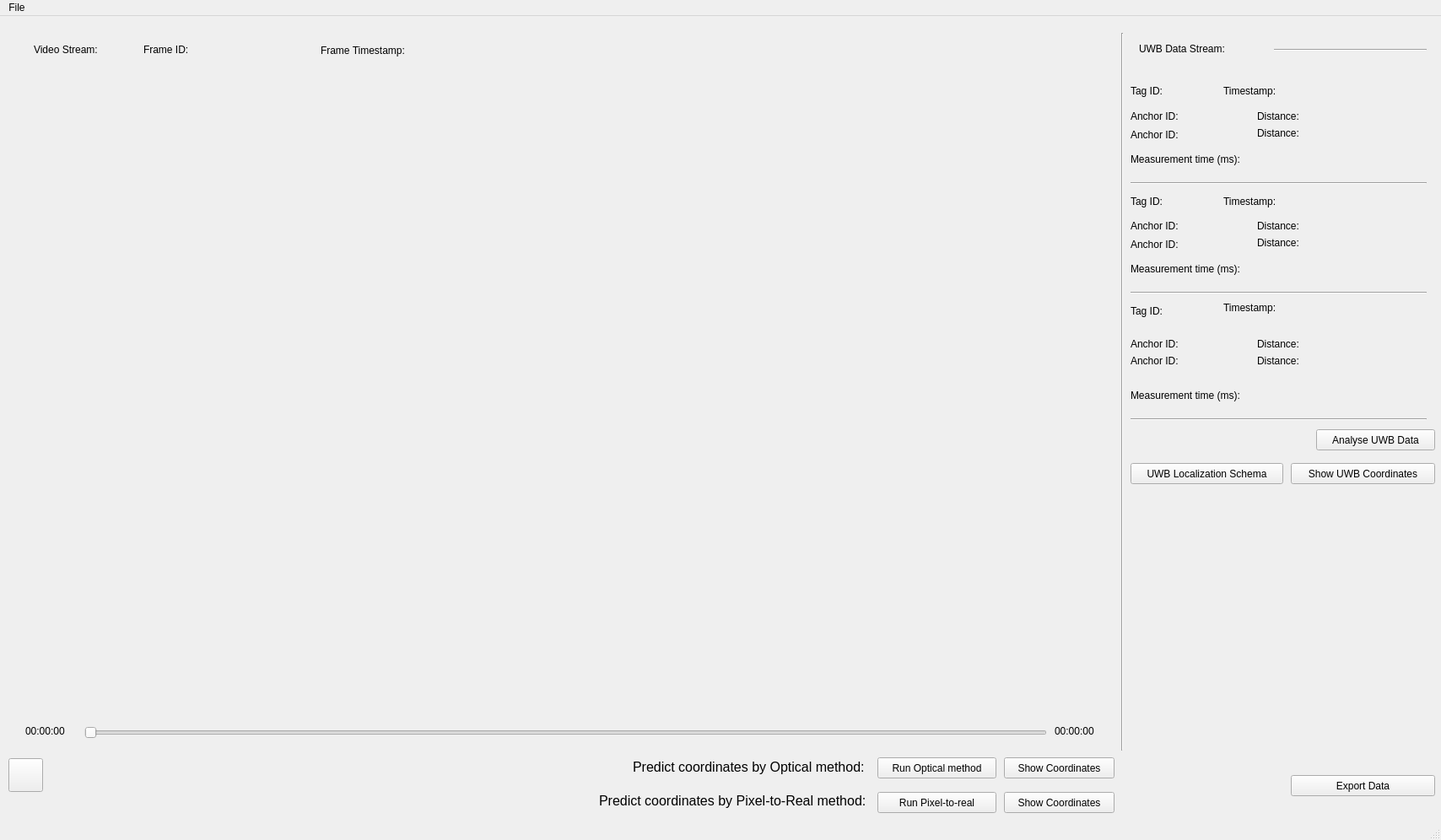
<?xml version="1.0" encoding="UTF-8"?>
<ui version="4.0">
 <class>IndoorPositioningSystemUI</class>
 <widget class="QMainWindow" name="IndoorPositioningSystemUI">
  <property name="geometry">
   <rect>
    <x>0</x>
    <y>0</y>
    <width>1708</width>
    <height>996</height>
   </rect>
  </property>
  <property name="sizePolicy">
   <sizepolicy hsizetype="Fixed" vsizetype="Fixed">
    <horstretch>0</horstretch>
    <verstretch>0</verstretch>
   </sizepolicy>
  </property>
  <property name="maximumSize">
   <size>
    <width>2136</width>
    <height>16777215</height>
   </size>
  </property>
  <property name="windowTitle">
   <string>IndoorPositioningSystem</string>
  </property>
  <widget class="QWidget" name="centralwidget">
   <widget class="QPushButton" name="pushButton_Play_Pause">
    <property name="geometry">
     <rect>
      <x>10</x>
      <y>880</y>
      <width>41</width>
      <height>40</height>
     </rect>
    </property>
    <property name="text">
     <string/>
    </property>
   </widget>
   <widget class="QSlider" name="horizontalSlider_Duration">
    <property name="geometry">
     <rect>
      <x>100</x>
      <y>840</y>
      <width>1141</width>
      <height>19</height>
     </rect>
    </property>
    <property name="mouseTracking">
     <bool>false</bool>
    </property>
    <property name="orientation">
     <enum>Qt::Horizontal</enum>
    </property>
   </widget>
   <widget class="QLabel" name="label_Current_Time">
    <property name="geometry">
     <rect>
      <x>30</x>
      <y>840</y>
      <width>67</width>
      <height>16</height>
     </rect>
    </property>
    <property name="text">
     <string>00:00:00</string>
    </property>
   </widget>
   <widget class="QLabel" name="label_Total_Time">
    <property name="geometry">
     <rect>
      <x>1250</x>
      <y>840</y>
      <width>67</width>
      <height>16</height>
     </rect>
    </property>
    <property name="text">
     <string>00:00:00</string>
    </property>
   </widget>
   <widget class="QLabel" name="label_Video">
    <property name="geometry">
     <rect>
      <x>30</x>
      <y>90</y>
      <width>1281</width>
      <height>721</height>
     </rect>
    </property>
    <property name="text">
     <string/>
    </property>
   </widget>
   <widget class="QLabel" name="label_Video_Frame_ID">
    <property name="geometry">
     <rect>
      <x>170</x>
      <y>30</y>
      <width>71</width>
      <height>20</height>
     </rect>
    </property>
    <property name="text">
     <string>Frame ID:</string>
    </property>
   </widget>
   <widget class="QLabel" name="label_Video_Frame_Timestamp">
    <property name="geometry">
     <rect>
      <x>380</x>
      <y>32</y>
      <width>141</width>
      <height>17</height>
     </rect>
    </property>
    <property name="text">
     <string>Frame Timestamp:</string>
    </property>
   </widget>
   <widget class="QLabel" name="label_Tag_ID_1">
    <property name="geometry">
     <rect>
      <x>1340</x>
      <y>80</y>
      <width>51</width>
      <height>17</height>
     </rect>
    </property>
    <property name="text">
     <string>Tag ID:</string>
    </property>
   </widget>
   <widget class="QLabel" name="label_Tag_timestamp_1">
    <property name="geometry">
     <rect>
      <x>1450</x>
      <y>79</y>
      <width>81</width>
      <height>20</height>
     </rect>
    </property>
    <property name="text">
     <string>Timestamp:</string>
    </property>
   </widget>
   <widget class="QLabel" name="label_Anchor1_ID_1">
    <property name="geometry">
     <rect>
      <x>1340</x>
      <y>110</y>
      <width>81</width>
      <height>17</height>
     </rect>
    </property>
    <property name="text">
     <string>Anchor ID:</string>
    </property>
   </widget>
   <widget class="QLabel" name="label_Anchor2_Distance_1">
    <property name="geometry">
     <rect>
      <x>1490</x>
      <y>130</y>
      <width>71</width>
      <height>17</height>
     </rect>
    </property>
    <property name="text">
     <string>Distance:</string>
    </property>
   </widget>
   <widget class="QLabel" name="label_Video_Frame_ID_value">
    <property name="geometry">
     <rect>
      <x>240</x>
      <y>30</y>
      <width>131</width>
      <height>20</height>
     </rect>
    </property>
    <property name="text">
     <string/>
    </property>
   </widget>
   <widget class="QLabel" name="label_Video_Frame_Timestamp_value">
    <property name="geometry">
     <rect>
      <x>510</x>
      <y>31</y>
      <width>151</width>
      <height>20</height>
     </rect>
    </property>
    <property name="text">
     <string/>
    </property>
   </widget>
   <widget class="QLabel" name="label_Tag_ID_value_1">
    <property name="geometry">
     <rect>
      <x>1390</x>
      <y>81</y>
      <width>51</width>
      <height>17</height>
     </rect>
    </property>
    <property name="text">
     <string/>
    </property>
   </widget>
   <widget class="QLabel" name="label_Tag_timestamp_value_1">
    <property name="geometry">
     <rect>
      <x>1540</x>
      <y>80</y>
      <width>161</width>
      <height>20</height>
     </rect>
    </property>
    <property name="text">
     <string/>
    </property>
   </widget>
   <widget class="QLabel" name="label_Anchor1_Distance_value_1">
    <property name="geometry">
     <rect>
      <x>1560</x>
      <y>110</y>
      <width>111</width>
      <height>17</height>
     </rect>
    </property>
    <property name="text">
     <string/>
    </property>
   </widget>
   <widget class="QLabel" name="label_Anchor2_Distance_value_1">
    <property name="geometry">
     <rect>
      <x>1560</x>
      <y>130</y>
      <width>131</width>
      <height>20</height>
     </rect>
    </property>
    <property name="text">
     <string/>
    </property>
   </widget>
   <widget class="QLabel" name="label_Tag_ID_value_2">
    <property name="geometry">
     <rect>
      <x>1390</x>
      <y>210</y>
      <width>51</width>
      <height>17</height>
     </rect>
    </property>
    <property name="text">
     <string/>
    </property>
   </widget>
   <widget class="QLabel" name="label_Anchor2_Distance_2">
    <property name="geometry">
     <rect>
      <x>1490</x>
      <y>260</y>
      <width>61</width>
      <height>17</height>
     </rect>
    </property>
    <property name="text">
     <string>Distance:</string>
    </property>
   </widget>
   <widget class="QLabel" name="label_Tag_ID_2">
    <property name="geometry">
     <rect>
      <x>1340</x>
      <y>210</y>
      <width>51</width>
      <height>20</height>
     </rect>
    </property>
    <property name="text">
     <string>Tag ID:</string>
    </property>
   </widget>
   <widget class="QLabel" name="label_Anchor1_Distance_value_2">
    <property name="geometry">
     <rect>
      <x>1580</x>
      <y>240</y>
      <width>101</width>
      <height>17</height>
     </rect>
    </property>
    <property name="text">
     <string/>
    </property>
   </widget>
   <widget class="QLabel" name="label_Anchor2_Distance_value_2">
    <property name="geometry">
     <rect>
      <x>1560</x>
      <y>260</y>
      <width>121</width>
      <height>17</height>
     </rect>
    </property>
    <property name="text">
     <string/>
    </property>
   </widget>
   <widget class="QLabel" name="label_Anchor1_Distance_2">
    <property name="geometry">
     <rect>
      <x>1490</x>
      <y>240</y>
      <width>61</width>
      <height>17</height>
     </rect>
    </property>
    <property name="text">
     <string>Distance:</string>
    </property>
   </widget>
   <widget class="QLabel" name="label_Tag_timestamp_2">
    <property name="geometry">
     <rect>
      <x>1450</x>
      <y>210</y>
      <width>81</width>
      <height>20</height>
     </rect>
    </property>
    <property name="text">
     <string>Timestamp:</string>
    </property>
   </widget>
   <widget class="QLabel" name="label_Tag_timestamp_value_2">
    <property name="geometry">
     <rect>
      <x>1530</x>
      <y>210</y>
      <width>161</width>
      <height>17</height>
     </rect>
    </property>
    <property name="text">
     <string/>
    </property>
   </widget>
   <widget class="QLabel" name="label_Tag_ID_value_3">
    <property name="geometry">
     <rect>
      <x>1400</x>
      <y>340</y>
      <width>71</width>
      <height>17</height>
     </rect>
    </property>
    <property name="text">
     <string/>
    </property>
   </widget>
   <widget class="QLabel" name="label_Tag_ID_3">
    <property name="geometry">
     <rect>
      <x>1340</x>
      <y>340</y>
      <width>51</width>
      <height>20</height>
     </rect>
    </property>
    <property name="text">
     <string>Tag ID:</string>
    </property>
   </widget>
   <widget class="QLabel" name="label_Anchor1_ID_3">
    <property name="geometry">
     <rect>
      <x>1340</x>
      <y>380</y>
      <width>81</width>
      <height>17</height>
     </rect>
    </property>
    <property name="text">
     <string>Anchor ID:</string>
    </property>
   </widget>
   <widget class="QLabel" name="label_Tag_timestamp_3">
    <property name="geometry">
     <rect>
      <x>1450</x>
      <y>336</y>
      <width>81</width>
      <height>20</height>
     </rect>
    </property>
    <property name="text">
     <string>Timestamp:</string>
    </property>
   </widget>
   <widget class="QLabel" name="label_Tag_timestamp_value_3">
    <property name="geometry">
     <rect>
      <x>1540</x>
      <y>340</y>
      <width>151</width>
      <height>17</height>
     </rect>
    </property>
    <property name="text">
     <string/>
    </property>
   </widget>
   <widget class="QPushButton" name="pushButton_UWB_Data_Analysis">
    <property name="geometry">
     <rect>
      <x>1560</x>
      <y>490</y>
      <width>141</width>
      <height>25</height>
     </rect>
    </property>
    <property name="text">
     <string>Analyse UWB Data</string>
    </property>
   </widget>
   <widget class="QLabel" name="label_Video_Stream">
    <property name="geometry">
     <rect>
      <x>40</x>
      <y>31</y>
      <width>121</width>
      <height>17</height>
     </rect>
    </property>
    <property name="toolTip">
     <string>Information about the video frame</string>
    </property>
    <property name="styleSheet">
     <string notr="true">font: 700 13pt &quot;Ubuntu&quot;;</string>
    </property>
    <property name="text">
     <string>Video Stream:</string>
    </property>
   </widget>
   <widget class="Line" name="line">
    <property name="geometry">
     <rect>
      <x>1320</x>
      <y>20</y>
      <width>21</width>
      <height>851</height>
     </rect>
    </property>
    <property name="orientation">
     <enum>Qt::Vertical</enum>
    </property>
   </widget>
   <widget class="QLabel" name="label_Video_Stream_2">
    <property name="geometry">
     <rect>
      <x>1350</x>
      <y>30</y>
      <width>151</width>
      <height>17</height>
     </rect>
    </property>
    <property name="toolTip">
     <string>Information about the UWB data</string>
    </property>
    <property name="styleSheet">
     <string notr="true">font: 700 13pt &quot;Ubuntu&quot;;</string>
    </property>
    <property name="text">
     <string>UWB Data Stream:</string>
    </property>
   </widget>
   <widget class="QPushButton" name="pushButton_UWB_Localization">
    <property name="geometry">
     <rect>
      <x>1340</x>
      <y>530</y>
      <width>181</width>
      <height>25</height>
     </rect>
    </property>
    <property name="toolTip">
     <string>Visualize localization</string>
    </property>
    <property name="text">
     <string>UWB Localization Schema</string>
    </property>
   </widget>
   <widget class="QPushButton" name="pushButton_Export_Data">
    <property name="geometry">
     <rect>
      <x>1530</x>
      <y>900</y>
      <width>171</width>
      <height>25</height>
     </rect>
    </property>
    <property name="toolTip">
     <string>Export data for Pixel to Real model. This includes UWB coordinates synchronized with video frames</string>
    </property>
    <property name="text">
     <string>Export Data</string>
    </property>
   </widget>
   <widget class="QPushButton" name="pushButton_Predict_Model">
    <property name="geometry">
     <rect>
      <x>1040</x>
      <y>920</y>
      <width>141</width>
      <height>25</height>
     </rect>
    </property>
    <property name="toolTip">
     <string>Start pixel to real model for coordinates prediction</string>
    </property>
    <property name="text">
     <string>Run Pixel-to-real</string>
    </property>
   </widget>
   <widget class="QPushButton" name="pushButton_Predict_Optical">
    <property name="geometry">
     <rect>
      <x>1040</x>
      <y>879</y>
      <width>141</width>
      <height>25</height>
     </rect>
    </property>
    <property name="toolTip">
     <string>Start optical method for coordinates estimation</string>
    </property>
    <property name="text">
     <string>Run Optical method</string>
    </property>
   </widget>
   <widget class="QLabel" name="label_Tag_measurement_time_1">
    <property name="geometry">
     <rect>
      <x>1340</x>
      <y>160</y>
      <width>170</width>
      <height>20</height>
     </rect>
    </property>
    <property name="text">
     <string>Measurement time (ms):</string>
    </property>
   </widget>
   <widget class="QLabel" name="label_Tag_measurement_time_value_1">
    <property name="geometry">
     <rect>
      <x>1510</x>
      <y>162</y>
      <width>141</width>
      <height>17</height>
     </rect>
    </property>
    <property name="text">
     <string/>
    </property>
   </widget>
   <widget class="QLabel" name="label_Tag_measurement_time_2">
    <property name="geometry">
     <rect>
      <x>1340</x>
      <y>290</y>
      <width>170</width>
      <height>20</height>
     </rect>
    </property>
    <property name="text">
     <string>Measurement time (ms):</string>
    </property>
   </widget>
   <widget class="QLabel" name="label_Tag_measurement_time_value_2">
    <property name="geometry">
     <rect>
      <x>1514</x>
      <y>292</y>
      <width>141</width>
      <height>17</height>
     </rect>
    </property>
    <property name="text">
     <string/>
    </property>
   </widget>
   <widget class="QLabel" name="label_Tag_measurement_time_3">
    <property name="geometry">
     <rect>
      <x>1340</x>
      <y>440</y>
      <width>170</width>
      <height>20</height>
     </rect>
    </property>
    <property name="text">
     <string>Measurement time (ms):</string>
    </property>
   </widget>
   <widget class="QLabel" name="label_Tag_measurement_time_value_3">
    <property name="geometry">
     <rect>
      <x>1514</x>
      <y>442</y>
      <width>141</width>
      <height>17</height>
     </rect>
    </property>
    <property name="text">
     <string/>
    </property>
   </widget>
   <widget class="QLabel" name="label_Predict_coordinates">
    <property name="geometry">
     <rect>
      <x>750</x>
      <y>880</y>
      <width>281</width>
      <height>20</height>
     </rect>
    </property>
    <property name="font">
     <font>
      <pointsize>12</pointsize>
     </font>
    </property>
    <property name="text">
     <string>Predict coordinates by Optical method:</string>
    </property>
   </widget>
   <widget class="QPushButton" name="pushButton_UWB_Show_Coordinates">
    <property name="geometry">
     <rect>
      <x>1530</x>
      <y>530</y>
      <width>171</width>
      <height>25</height>
     </rect>
    </property>
    <property name="toolTip">
     <string>Visualize localization</string>
    </property>
    <property name="text">
     <string>Show UWB Coordinates</string>
    </property>
   </widget>
   <widget class="QLabel" name="label_Predict_coordinates_2">
    <property name="geometry">
     <rect>
      <x>710</x>
      <y>920</y>
      <width>321</width>
      <height>20</height>
     </rect>
    </property>
    <property name="font">
     <font>
      <pointsize>12</pointsize>
     </font>
    </property>
    <property name="text">
     <string>Predict coordinates by Pixel-to-Real method:</string>
    </property>
   </widget>
   <widget class="QPushButton" name="pushButton_Optical_Show_Coordinates">
    <property name="geometry">
     <rect>
      <x>1190</x>
      <y>879</y>
      <width>131</width>
      <height>25</height>
     </rect>
    </property>
    <property name="toolTip">
     <string>Visualize localization</string>
    </property>
    <property name="text">
     <string>Show Coordinates</string>
    </property>
   </widget>
   <widget class="QPushButton" name="pushButton_Pixel_to_Real_Show_Coordinates">
    <property name="geometry">
     <rect>
      <x>1190</x>
      <y>920</y>
      <width>131</width>
      <height>25</height>
     </rect>
    </property>
    <property name="toolTip">
     <string>Visualize localization</string>
    </property>
    <property name="text">
     <string>Show Coordinates</string>
    </property>
   </widget>
   <widget class="QLabel" name="label_Anchor1_Distance_1">
    <property name="geometry">
     <rect>
      <x>1490</x>
      <y>110</y>
      <width>61</width>
      <height>17</height>
     </rect>
    </property>
    <property name="text">
     <string>Distance: </string>
    </property>
   </widget>
   <widget class="QLabel" name="label_Anchor1_ID_value_1">
    <property name="geometry">
     <rect>
      <x>1420</x>
      <y>110</y>
      <width>51</width>
      <height>17</height>
     </rect>
    </property>
    <property name="text">
     <string/>
    </property>
   </widget>
   <widget class="QLabel" name="label_Anchor2_ID_1">
    <property name="geometry">
     <rect>
      <x>1340</x>
      <y>132</y>
      <width>81</width>
      <height>17</height>
     </rect>
    </property>
    <property name="text">
     <string>Anchor ID:</string>
    </property>
   </widget>
   <widget class="QLabel" name="label_Anchor2_ID_value_1">
    <property name="geometry">
     <rect>
      <x>1420</x>
      <y>130</y>
      <width>51</width>
      <height>17</height>
     </rect>
    </property>
    <property name="text">
     <string/>
    </property>
   </widget>
   <widget class="Line" name="line_2">
    <property name="geometry">
     <rect>
      <x>1340</x>
      <y>190</y>
      <width>351</width>
      <height>16</height>
     </rect>
    </property>
    <property name="orientation">
     <enum>Qt::Horizontal</enum>
    </property>
   </widget>
   <widget class="Line" name="line_3">
    <property name="geometry">
     <rect>
      <x>1510</x>
      <y>30</y>
      <width>181</width>
      <height>20</height>
     </rect>
    </property>
    <property name="orientation">
     <enum>Qt::Horizontal</enum>
    </property>
   </widget>
   <widget class="QLabel" name="label_Anchor2_ID_2">
    <property name="geometry">
     <rect>
      <x>1340</x>
      <y>262</y>
      <width>81</width>
      <height>17</height>
     </rect>
    </property>
    <property name="text">
     <string>Anchor ID:</string>
    </property>
   </widget>
   <widget class="QLabel" name="label_Anchor2_ID_value_2">
    <property name="geometry">
     <rect>
      <x>1420</x>
      <y>260</y>
      <width>51</width>
      <height>17</height>
     </rect>
    </property>
    <property name="text">
     <string/>
    </property>
   </widget>
   <widget class="QLabel" name="label_Anchor1_ID_2">
    <property name="geometry">
     <rect>
      <x>1340</x>
      <y>240</y>
      <width>81</width>
      <height>17</height>
     </rect>
    </property>
    <property name="text">
     <string>Anchor ID:</string>
    </property>
   </widget>
   <widget class="QLabel" name="label_Anchor1_ID_value_2">
    <property name="geometry">
     <rect>
      <x>1420</x>
      <y>240</y>
      <width>51</width>
      <height>17</height>
     </rect>
    </property>
    <property name="text">
     <string/>
    </property>
   </widget>
   <widget class="Line" name="line_4">
    <property name="geometry">
     <rect>
      <x>1340</x>
      <y>320</y>
      <width>351</width>
      <height>16</height>
     </rect>
    </property>
    <property name="orientation">
     <enum>Qt::Horizontal</enum>
    </property>
   </widget>
   <widget class="QLabel" name="label_Anchor2_ID_3">
    <property name="geometry">
     <rect>
      <x>1340</x>
      <y>400</y>
      <width>81</width>
      <height>17</height>
     </rect>
    </property>
    <property name="text">
     <string>Anchor ID:</string>
    </property>
   </widget>
   <widget class="QLabel" name="label_Anchor2_ID_value_3">
    <property name="geometry">
     <rect>
      <x>1410</x>
      <y>400</y>
      <width>51</width>
      <height>17</height>
     </rect>
    </property>
    <property name="text">
     <string/>
    </property>
   </widget>
   <widget class="QLabel" name="label_Anchor1_ID_value_3">
    <property name="geometry">
     <rect>
      <x>1410</x>
      <y>380</y>
      <width>51</width>
      <height>17</height>
     </rect>
    </property>
    <property name="text">
     <string/>
    </property>
   </widget>
   <widget class="QLabel" name="label_Anchor1_Distance_value_3">
    <property name="geometry">
     <rect>
      <x>1580</x>
      <y>380</y>
      <width>101</width>
      <height>17</height>
     </rect>
    </property>
    <property name="text">
     <string/>
    </property>
   </widget>
   <widget class="QLabel" name="label_Anchor2_Distance_3">
    <property name="geometry">
     <rect>
      <x>1490</x>
      <y>400</y>
      <width>61</width>
      <height>17</height>
     </rect>
    </property>
    <property name="text">
     <string>Distance:</string>
    </property>
   </widget>
   <widget class="QLabel" name="label_Anchor1_Distance_3">
    <property name="geometry">
     <rect>
      <x>1490</x>
      <y>380</y>
      <width>61</width>
      <height>17</height>
     </rect>
    </property>
    <property name="text">
     <string>Distance:</string>
    </property>
   </widget>
   <widget class="QLabel" name="label_Anchor2_Distance_value_3">
    <property name="geometry">
     <rect>
      <x>1560</x>
      <y>400</y>
      <width>121</width>
      <height>17</height>
     </rect>
    </property>
    <property name="text">
     <string/>
    </property>
   </widget>
   <widget class="Line" name="line_5">
    <property name="geometry">
     <rect>
      <x>1340</x>
      <y>470</y>
      <width>351</width>
      <height>16</height>
     </rect>
    </property>
    <property name="orientation">
     <enum>Qt::Horizontal</enum>
    </property>
   </widget>
  </widget>
  <widget class="QMenuBar" name="menubar">
   <property name="geometry">
    <rect>
     <x>0</x>
     <y>0</y>
     <width>1708</width>
     <height>22</height>
    </rect>
   </property>
   <widget class="QMenu" name="menuFile">
    <property name="title">
     <string>File</string>
    </property>
    <addaction name="actionOpen_Video"/>
    <addaction name="actionLoad_human_detector_weights"/>
    <addaction name="actionLoad_model_params"/>
    <addaction name="actionLoad_intrinsic_calibration_params"/>
   </widget>
   <addaction name="menuFile"/>
  </widget>
  <widget class="QStatusBar" name="statusbar"/>
  <action name="actionOpen_Video">
   <property name="text">
    <string>Open video</string>
   </property>
   <property name="toolTip">
    <string>The folder should include video data as well as UWB data</string>
   </property>
  </action>
  <action name="actionOpen_UWB_data">
   <property name="text">
    <string>Open UWB data</string>
   </property>
  </action>
  <action name="actionLoad_model_params">
   <property name="text">
    <string>Load pixel to real model params</string>
   </property>
  </action>
  <action name="actionLoad_intrinsic_calibration_params">
   <property name="text">
    <string>Load camera intrinsic params</string>
   </property>
  </action>
  <action name="actionLoad_human_detector_weights">
   <property name="text">
    <string>Load human detection model weights</string>
   </property>
  </action>
 </widget>
 <resources/>
 <connections/>
</ui>
